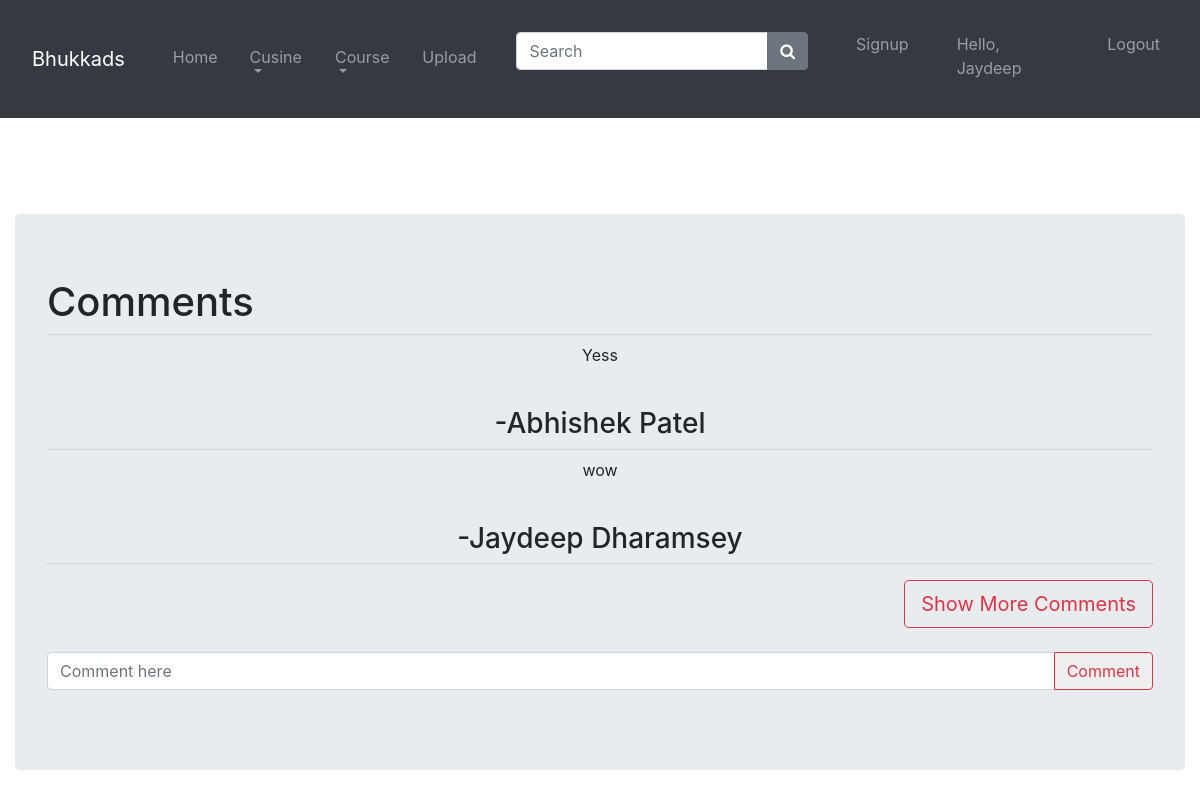
Screenshot of /modules/video.php (signed in) with the database file from the repository.
### tables this page shows
CREATE TABLE `comments` (
  `c_id` bigint(20) NOT NULL,
  `comment` varchar(500) NOT NULL,
  `author` varchar(500) NOT NULL,
  `p_id` bigint(20) NOT NULL
);

### modules/video.php (the view, shortened to what this page needs)
<?php
        include('navbar.php');
        include('../assets/php/connection.php');
    ?>
<html>
<head>
  <link rel="stylesheet" href="https://maxcdn.bootstrapcdn.com/bootstrap/4.1.3/css/bootstrap.min.css">
</head>
    <body>
        <div class="container-fluid">
            <br>
            <br>
            <?php
                    echo"<br><br>";
                    echo"<div class='jumbotron'>
                            <h1>Comments</h1>
                            <hr class='my-2'>";
                            $sql='select * from comments limit 2';
                            $result=mysqli_query($conn,$sql);
                            if(mysqli_num_rows($result)>0){
                                while($row=mysqli_fetch_assoc($result)){
                                    echo '<p  class="text-center">';
                                    echo base64_decode($row['comment']);
                                    echo '</p >';
                                    echo"<br>";
                                    echo"<h3 class='text-center'>-";
                                    echo $row['author'];
                                    echo"</h3><hr class='my-2'>";
                                }
                            }
                            else{
                                echo 'There are no comments';
                            }
                    ?>
                        <a class='btn border-danger btn-lg text-danger float-right'  role='button' id="showmore">Show More Comments</a>
                        <br>
                        <br>
                        <br>
                        <form action="../assets/php/store-comments.php" method="post">
                            <div class='input-group'>
                              <input type='text' class='form-control col-12' placeholder='Comment here' name="addcomment">
                                <div class='input-group-append'>
                                    <button class='btn border-danger text-danger' type='submit'>Comment</button>
                                  </div>
                            </div>
                        </form>
        </div>
    </body>
</html>

### rows the page displays
comments: comment "Yess", author "Abhishek Patel"
comments: comment "wow", author "Jaydeep Dharamsey"

### other values shown
$_SESSION['fname'] "Jaydeep"
